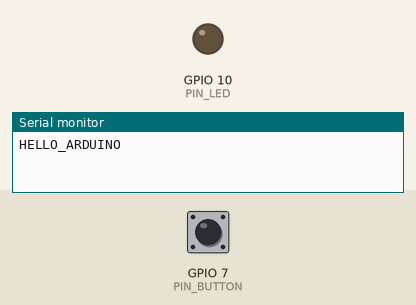
This sketch was run on a simulated ESP32-S3. Parts: output pins drawn as LEDs (lit = HIGH), the last lines printed to the serial monitor. Dashed ring = blinking. The test bench sets the inputs (shaded band); at power-on: GPIO 7 (PIN_BUTTON) HIGH. WiFi joins after 1.5 s; servers stay silent unless stated; EEPROM starts erased; USB keyboard and mouse output is not drawn.

Above: at 1.2 s.
1.3 s: GPIO 7 (PIN_BUTTON) pulled LOW for 3.2 s
At 4.0 s:
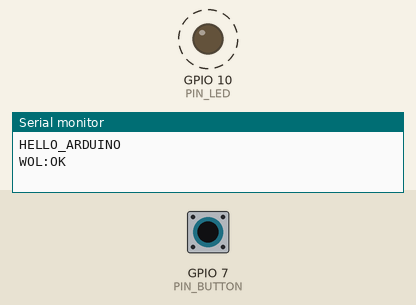
6.0 s: GPIO 7 (PIN_BUTTON) pulsed LOW 5 times (0.12 s each, 0.3 s apart)
At 9.5 s:
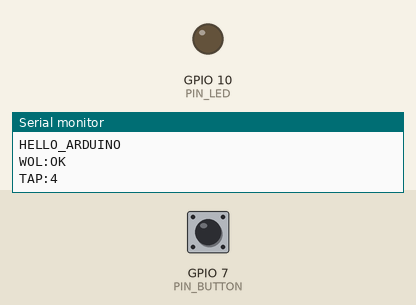
Timing chart, 0 to 11.0 s (numbered marks = the images above; inputs shaded):
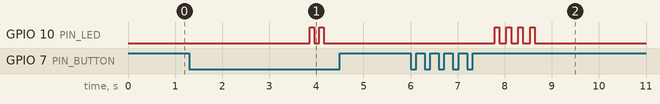

The sketch:

ESP32S3_MacroButton.ino
```cpp
// Macro Button firmware for ESP32-S3 (USB HID)
// Mirrors Arduino Pro Micro behavior and PC protocol.
// Long press offline sends Wake-on-LAN magic packet.
// Taps (1..4): single/double/triple/quadruple
//
// Pins (adjust to your board):
//   - Button: GPIO 7 (active low)
//   - LED:    GPIO 10
// You may change these at the top section below.

//#define CLEAR_EEPROM  // Uncomment to reset EEPROM to defaults on boot

#include <Arduino.h>
#include <USB.h>
#include <USBHIDKeyboard.h>
#include <EEPROM.h>
#include <OneButton.h>
#include <WiFi.h>
#include <WiFiUdp.h>
#include <string.h>

// ---------------- Pins (adjust as needed) ----------------
const uint8_t PIN_LED = 10;
const uint8_t PIN_BUTTON = 7;

// ---------------- Timing ----------------
const unsigned long LONG_PRESS_MS = 1000;     // for programming / WoL
const unsigned long CLICK_TICKS_MS = 400;     // max interval between multi-clicks

// ---------------- Macro constraints ----------------
const uint8_t MAX_COMBOS = 20;      // maximum number of key combinations per macro
const uint8_t MAX_ACTIONS = 60;     // maximum total actions (keys + delays)
const uint16_t DEFAULT_DELAY_MS = 10; // default delay between combos when no explicit delay present

// ---------------- Modifiers bitmask ----------------
const uint8_t MOD_SHIFT = 0x01;
const uint8_t MOD_CTRL  = 0x02;
const uint8_t MOD_ALT   = 0x04;
const uint8_t MOD_GUI   = 0x08;

// ---------------- Modes ----------------
const uint8_t MODE_MACRO = 1;
const uint8_t MODE_APP = 2;

// ---------------- EEPROM layout (signature + 4 tap blocks) ----------------
const uint8_t EEPROM_VERSION = 0x01;
const uint16_t TAP_BLOCK_SIZE = 192;
const uint16_t EEPROM_SIZE = 4 + TAP_BLOCK_SIZE * 4;

// Action types
const uint8_t ACT_DELAY = 0;
const uint8_t ACT_KEY   = 1;

struct TapHeader {
  uint8_t mode;            // 1=macro, 2=app
  uint8_t appCode;         // 1..4 (Q1..Q4)
  uint16_t defaultDelayMs; // default delay between key combos
  uint8_t actionsCount;    // total actions (keys+delays)
  uint8_t combosCount;     // number of key combos
};

// ---------------- State ----------------
OneButton button(PIN_BUTTON, true /* activeLow */);
USBHIDKeyboard Keyboard;
WiFiUDP Udp;
bool pcConnected = false;
bool programmingMode = false;
unsigned long lastRxMs = 0;
const unsigned long PC_SILENCE_TIMEOUT_MS = 1500;

// -------------------- Wake-on-LAN (WOL) settings --------------------
// Libraries required: USB, USBHIDKeyboard, EEPROM, OneButton, WiFi, WiFiUdp
#define WOL_ENABLED 1
const char* WIFI_SSID = "YourSSID";      // TODO: set SSID
const char* WIFI_PASS = "YourPassword";  // TODO: set password
const uint8_t WOL_TARGET_MAC[6] = { 0xAA, 0xBB, 0xCC, 0x11, 0x22, 0x33 }; // PC NIC MAC to wake
const char* WOL_BROADCAST_IP = "255.255.255.255"; // or your subnet broadcast, e.g., "192.168.1.255"
const uint16_t WOL_PORT = 9; // common: 9 or 7

// ---------------- Serial helpers ----------------
void sendLine(const String &s) { Serial.println(s); }

// ---------------- EEPROM helpers ----------------
uint16_t eepromOffsetForTap(uint8_t tap) { return 4 + (tap - 1) * TAP_BLOCK_SIZE; }

void eepromWriteU16(int addr, uint16_t v) { EEPROM.write(addr, v & 0xFF); EEPROM.write(addr + 1, (v >> 8) & 0xFF); }
uint16_t eepromReadU16(int addr) { return (EEPROM.read(addr + 1) << 8) | EEPROM.read(addr); }

void eepromWriteHeader(uint8_t tap, const TapHeader &h) {
  int base = eepromOffsetForTap(tap);
  EEPROM.write(base + 0, h.mode);
  EEPROM.write(base + 1, h.appCode);
  eepromWriteU16(base + 2, h.defaultDelayMs);
  EEPROM.write(base + 4, h.actionsCount);
  EEPROM.write(base + 5, h.combosCount);
}

TapHeader eepromReadHeader(uint8_t tap) {
  TapHeader h;
  int base = eepromOffsetForTap(tap);
  h.mode = EEPROM.read(base + 0);
  h.appCode = EEPROM.read(base + 1);
  h.defaultDelayMs = eepromReadU16(base + 2);
  h.actionsCount = EEPROM.read(base + 4);
  h.combosCount = EEPROM.read(base + 5);
  return h;
}

void eepromWriteAction(uint8_t tap, uint8_t index, uint8_t type, uint8_t a, uint8_t b) {
  int base = eepromOffsetForTap(tap) + 6;
  int p = base;
  for (uint8_t i = 0; i < index; i++) {
    uint8_t t = EEPROM.read(p); p++;
    if (t == ACT_DELAY) { p += 2; }
    else if (t == ACT_KEY) { p += 2; }
  }
  EEPROM.write(p++, type);
  if (type == ACT_DELAY) { EEPROM.write(p++, a); EEPROM.write(p++, b); }
  else if (type == ACT_KEY) { EEPROM.write(p++, a); EEPROM.write(p++, b); }
}

void eepromReadAction(uint8_t tap, uint8_t index, uint8_t &type, uint8_t &a, uint8_t &b) {
  int base = eepromOffsetForTap(tap) + 6;
  int p = base;
  for (uint8_t i = 0; i < index; i++) {
    uint8_t t = EEPROM.read(p); p++;
    if (t == ACT_DELAY) { p += 2; }
    else if (t == ACT_KEY) { p += 2; }
  }
  type = EEPROM.read(p++);
  if (type == ACT_DELAY) { a = EEPROM.read(p++); b = EEPROM.read(p++); }
  else if (type == ACT_KEY) { a = EEPROM.read(p++); b = EEPROM.read(p++); }
}

// ---------------- HID helpers ----------------
void pressModifiers(uint8_t mods) {
  if (mods & MOD_SHIFT) Keyboard.press(KEY_LEFT_SHIFT);
  if (mods & MOD_CTRL)  Keyboard.press(KEY_LEFT_CTRL);
  if (mods & MOD_ALT)   Keyboard.press(KEY_LEFT_ALT);
  if (mods & MOD_GUI)   Keyboard.press(KEY_LEFT_GUI);
}

void releaseAll() { Keyboard.releaseAll(); }

void pressKeyToken(uint8_t token) {
  if (token >= 1 && token <= 26) { char c = 'a' + (token - 1); Keyboard.press(c); return; }
  if (token >= 27 && token <= 36) { char c = '0' + (token - 27); Keyboard.press(c); return; }
  if (token >= 64 && token <= 75) { uint8_t idx = token - 64; switch (idx) {
      case 0: Keyboard.press(KEY_F1); break; case 1: Keyboard.press(KEY_F2); break; case 2: Keyboard.press(KEY_F3); break; case 3: Keyboard.press(KEY_F4); break; case 4: Keyboard.press(KEY_F5); break; case 5: Keyboard.press(KEY_F6); break; case 6: Keyboard.press(KEY_F7); break; case 7: Keyboard.press(KEY_F8); break; case 8: Keyboard.press(KEY_F9); break; case 9: Keyboard.press(KEY_F10); break; case 10: Keyboard.press(KEY_F11); break; case 11: Keyboard.press(KEY_F12); break; }
    return; }
  switch (token) {
    case 80: Keyboard.press(KEY_ESC); break;
    case 81: Keyboard.press(KEY_TAB); break;
    case 82: Keyboard.press(KEY_RETURN); break;
    case 83: Keyboard.press(' '); break; // SPACE
    case 84: Keyboard.press(KEY_HOME); break;
    case 85: Keyboard.press(KEY_END); break;
    case 86: Keyboard.press(KEY_PAGE_UP); break;
    case 87: Keyboard.press(KEY_PAGE_DOWN); break;
    case 88: Keyboard.press(KEY_LEFT_ARROW); break;
    case 89: Keyboard.press(KEY_RIGHT_ARROW); break;
    case 90: Keyboard.press(KEY_UP_ARROW); break;
    case 91: Keyboard.press(KEY_DOWN_ARROW); break;
    case 92: Keyboard.press(KEY_BACKSPACE); break;
    case 93: Keyboard.press(KEY_DELETE); break;
  }
}

uint8_t tokenFromKeyString(const String &s) {
  if (s.length() == 1) {
    char c = s[0];
    if (c >= 'A' && c <= 'Z') return 1 + (c - 'A');
    if (c >= '0' && c <= '9') return 27 + (c - '0');
  }
  if (s[0] == 'F' && s.length() >= 2) { int n = s.substring(1).toInt(); if (n >= 1 && n <= 12) return 64 + (n - 1); }
  if (s == "ESC") return 80; if (s == "TAB") return 81; if (s == "ENTER") return 82; if (s == "SPACE") return 83;
  if (s == "HOME") return 84; if (s == "END") return 85; if (s == "PAGEUP") return 86; if (s == "PAGEDOWN") return 87;
  if (s == "LEFT") return 88; if (s == "RIGHT") return 89; if (s == "UP") return 90; if (s == "DOWN") return 91; if (s == "BACKSPACE") return 92; if (s == "DELETE") return 93;
  return 0;
}

// ---------------- Macro exec ----------------
void executeMacro(uint8_t tap) {
  TapHeader h = eepromReadHeader(tap);
  uint8_t actions = h.actionsCount;
  for (uint8_t i = 0; i < actions; i++) {
    uint8_t type, a, b; eepromReadAction(tap, i, type, a, b);
    if (type == ACT_DELAY) { uint16_t ms = (uint16_t)b << 8 | a; delay(ms); }
    else if (type == ACT_KEY) {
      pressModifiers(a); pressKeyToken(b); delay(5); releaseAll();
      if (i + 1 < actions) { uint8_t nt, na, nb; eepromReadAction(tap, i + 1, nt, na, nb); if (nt != ACT_DELAY) delay(h.defaultDelayMs); }
      else { delay(h.defaultDelayMs); }
    }
  }
  for (uint8_t i = 0; i < tap; i++) { digitalWrite(PIN_LED, HIGH); delay(100); digitalWrite(PIN_LED, LOW); delay(150); }
}

// ---------------- Defaults ----------------
void setDefaults() {
  EEPROM.write(0, 'M'); EEPROM.write(1, 'K'); EEPROM.write(2, 'B'); EEPROM.write(3, EEPROM_VERSION);
  TapHeader h1 = {MODE_MACRO, 1, DEFAULT_DELAY_MS, 1, 1}; eepromWriteHeader(1, h1); eepromWriteAction(1, 0, ACT_KEY, MOD_GUI, tokenFromKeyString("E"));
  TapHeader h2 = {MODE_MACRO, 2, DEFAULT_DELAY_MS, 1, 1}; eepromWriteHeader(2, h2); eepromWriteAction(2, 0, ACT_KEY, MOD_GUI, tokenFromKeyString("R"));
  TapHeader h3 = {MODE_MACRO, 3, DEFAULT_DELAY_MS, 1, 1}; eepromWriteHeader(3, h3); eepromWriteAction(3, 0, ACT_KEY, (MOD_CTRL | MOD_SHIFT), tokenFromKeyString("ESC"));
  TapHeader h4 = {MODE_MACRO, 4, DEFAULT_DELAY_MS, 1, 1}; eepromWriteHeader(4, h4); eepromWriteAction(4, 0, ACT_KEY, MOD_GUI, tokenFromKeyString("D"));
}

bool checkSignature() { return EEPROM.read(0) == 'M' && EEPROM.read(1) == 'K' && EEPROM.read(2) == 'B' && EEPROM.read(3) == EEPROM_VERSION; }

// ---------------- Protocol ----------------
void handleLine(const String &l) {
  if (l == "HELLO_PC") { sendLine("HELLO_ARDUINO"); pcConnected = true; lastRxMs = millis(); return; }
  if (l == "HELLO_ACK") { pcConnected = true; lastRxMs = millis(); return; }
  lastRxMs = millis(); pcConnected = true;
  if (l.startsWith("SET_MODE:")) { int i1 = l.indexOf(':'), i2 = l.indexOf(':', i1 + 1); uint8_t tap = (uint8_t) l.substring(i1 + 1, i2).toInt(); uint8_t mode = (uint8_t) l.substring(i2 + 1).toInt(); TapHeader h = eepromReadHeader(tap); h.mode = mode; eepromWriteHeader(tap, h); EEPROM.commit(); sendLine(String("MODE:") + tap + ":" + mode); return; }
  if (l.startsWith("GET_MODE:")) { uint8_t tap = (uint8_t) l.substring(9).toInt(); TapHeader h = eepromReadHeader(tap); sendLine(String("MODE:") + tap + ":" + h.mode); return; }
  if (l.startsWith("READ_MACRO:")) { uint8_t tap = (uint8_t) l.substring(11).toInt(); TapHeader h = eepromReadHeader(tap); sendLine(String("MACRO_BEGIN:") + tap); for (uint8_t i = 0; i < h.actionsCount; i++) { uint8_t type, a, b; eepromReadAction(tap, i, type, a, b); if (type == ACT_DELAY) { uint16_t ms = (uint16_t)b << 8 | a; sendLine(String("A:D:") + ms); } else if (type == ACT_KEY) { String keyStr; if (b >= 1 && b <= 26) keyStr = String(char('A' + (b - 1))); else if (b >= 27 && b <= 36) keyStr = String(char('0' + (b - 27))); else if (b >= 64 && b <= 75) keyStr = String("F") + (b - 63); else { switch (b) { case 80: keyStr = "ESC"; break; case 81: keyStr = "TAB"; break; case 82: keyStr = "ENTER"; break; case 83: keyStr = "SPACE"; break; case 84: keyStr = "HOME"; break; case 85: keyStr = "END"; break; case 86: keyStr = "PAGEUP"; break; case 87: keyStr = "PAGEDOWN"; break; case 88: keyStr = "LEFT"; break; case 89: keyStr = "RIGHT"; break; case 90: keyStr = "UP"; break; case 91: keyStr = "DOWN"; break; case 92: keyStr = "BACKSPACE"; break; case 93: keyStr = "DELETE"; break; default: keyStr = ""; break; } } sendLine(String("A:K:") + a + ":" + keyStr); } } sendLine(String("MACRO_END:") + tap); return; }
  if (l.startsWith("WRITE_MACRO_BEGIN:")) { uint8_t tap = (uint8_t) l.substring(18).toInt(); uint8_t actions = 0, combos = 0; int p = eepromOffsetForTap(tap) + 6; unsigned long startMs = millis(); while (true) { if (millis() - startMs > 5000) { sendLine("ERR:TIMEOUT"); return; } if (!Serial.available()) { delay(5); continue; } String x = Serial.readStringUntil('\n'); x.trim(); if (x.length() == 0) continue; if (x == "WRITE_MACRO_END") break; if (!x.startsWith("A:")) continue; if (x.charAt(2) == 'K') { int p1 = x.indexOf(':', 4); if (p1 < 0) continue; uint8_t mods = (uint8_t) x.substring(4, p1).toInt(); uint8_t token = tokenFromKeyString(x.substring(p1 + 1)); EEPROM.write(p++, ACT_KEY); EEPROM.write(p++, mods); EEPROM.write(p++, token); actions++; combos++; } else if (x.charAt(2) == 'D') { uint16_t ms = (uint16_t) x.substring(4).toInt(); EEPROM.write(p++, ACT_DELAY); EEPROM.write(p++, ms & 0xFF); EEPROM.write(p++, (ms >> 8) & 0xFF); actions++; } }
    TapHeader h = eepromReadHeader(tap); h.actionsCount = actions; h.combosCount = combos; eepromWriteHeader(tap, h); EEPROM.commit(); sendLine("OK"); return; }
  if (l.startsWith("SET_APP_CODE:")) { int i1 = l.indexOf(':'), i2 = l.indexOf(':', i1 + 1); uint8_t tap = (uint8_t) l.substring(i1 + 1, i2).toInt(); String code = l.substring(i2 + 1); TapHeader h = eepromReadHeader(tap); uint8_t app = 0; if (code == "Q1") app = 1; else if (code == "Q2") app = 2; else if (code == "Q3") app = 3; else if (code == "Q4") app = 4; h.appCode = app; eepromWriteHeader(tap, h); EEPROM.commit(); sendLine("OK"); return; }
  if (l == "PROG_ACK") { programmingMode = true; digitalWrite(PIN_LED, HIGH); return; }
  if (l == "PROG_EXIT_ACK") { programmingMode = false; digitalWrite(PIN_LED, LOW); return; }
}

// ---------------- Button handling ----------------
void onLongPressStart() {
  // If PC is offline, long press sends WoL
  if (!pcConnected) {
#if WOL_ENABLED
    if (WiFi.status() != WL_CONNECTED) {
      WiFi.mode(WIFI_STA);
      WiFi.persistent(false);
      WiFi.setAutoReconnect(false);
      unsigned long start = millis();
      WiFi.begin(WIFI_SSID, WIFI_PASS);
      while (WiFi.status() != WL_CONNECTED && (millis() - start) < 4000) { delay(50); }
      if (WiFi.status() == WL_CONNECTED) { Udp.begin(12345); }
    }
    // Build magic packet
    uint8_t packet[102]; for (int i = 0; i < 6; i++) packet[i] = 0xFF; for (int i = 0; i < 16; i++) { memcpy(packet + 6 + i * 6, (const void*)WOL_TARGET_MAC, 6); }
    IPAddress bcast; bcast.fromString(WOL_BROADCAST_IP);
    if (Udp.beginPacket(bcast, WOL_PORT)) { size_t n = Udp.write(packet, sizeof(packet)); bool ok = Udp.endPacket(); sendLine(ok && (n == sizeof(packet)) ? "WOL:OK" : "WOL:ERR_SEND"); }
    else { sendLine("WOL:ERR_WIFI"); }
    for (int i = 0; i < 2; ++i) { digitalWrite(PIN_LED, HIGH); delay(100); digitalWrite(PIN_LED, LOW); delay(100); }
    return;
#endif
  }
  // Otherwise request programming mode from PC
  sendLine("PROG_REQ");
}

void onMultiClick() {
  uint8_t clicks = button.getNumberClicks(); if (clicks == 0) return;
  if (programmingMode) { sendLine(String("PROG_EXIT_TAPS:") + clicks); programmingMode = false; digitalWrite(PIN_LED, LOW); return; }
  uint8_t tap = clicks > 4 ? 4 : clicks;
  TapHeader h = eepromReadHeader(tap);
  if (pcConnected) { if (h.mode == MODE_APP) { String code = (h.appCode == 1) ? "Q1" : (h.appCode == 2) ? "Q2" : (h.appCode == 3) ? "Q3" : (h.appCode == 4) ? "Q4" : "Q1"; sendLine(String("APP_TRIGGER:") + tap + ":" + code); sendLine(String("TAP:") + tap); return; } executeMacro(tap); sendLine(String("TAP:") + tap); return; }
  // No PC connection: always execute stored macro regardless of mode
  executeMacro(tap); sendLine(String("TAP:") + tap);
}

// ---------------- Setup & Loop ----------------
void setup() {
  pinMode(PIN_LED, OUTPUT); digitalWrite(PIN_LED, LOW);
  pinMode(PIN_BUTTON, INPUT_PULLUP);
  Serial.begin(115200);
  USB.begin(); Keyboard.begin();
  // OneButton 2.x: prefer setClickMs/setPressMs
  button.setClickMs(CLICK_TICKS_MS);
  button.setPressMs(LONG_PRESS_MS);
  button.attachLongPressStart(onLongPressStart); button.attachMultiClick(onMultiClick);
  EEPROM.begin(EEPROM_SIZE);
#ifdef CLEAR_EEPROM
  setDefaults(); EEPROM.commit();
#else
  if (!checkSignature()) { setDefaults(); EEPROM.commit(); }
#endif
  sendLine("HELLO_ARDUINO");
}

void loop() {
  button.tick();
  if (!Serial) { pcConnected = false; }
  if (pcConnected && (millis() - lastRxMs > PC_SILENCE_TIMEOUT_MS)) { pcConnected = false; }
  while (Serial.available()) { String l = Serial.readStringUntil('\n'); l.trim(); if (l.length() == 0) continue; handleLine(l); }
}
```

Measured:
- after the input at 1.3 s, GPIO 10 (PIN_LED): alternates HIGH for 0.10 s and LOW for 0.10 s, 4 changes in all, then stays LOW, starting after 2.6 s
- after the input at 6.0 s, GPIO 10 (PIN_LED): alternates HIGH for 0.10 s and LOW for 0.15 s, 8 changes in all, then stays LOW, starting after 1.8 s
